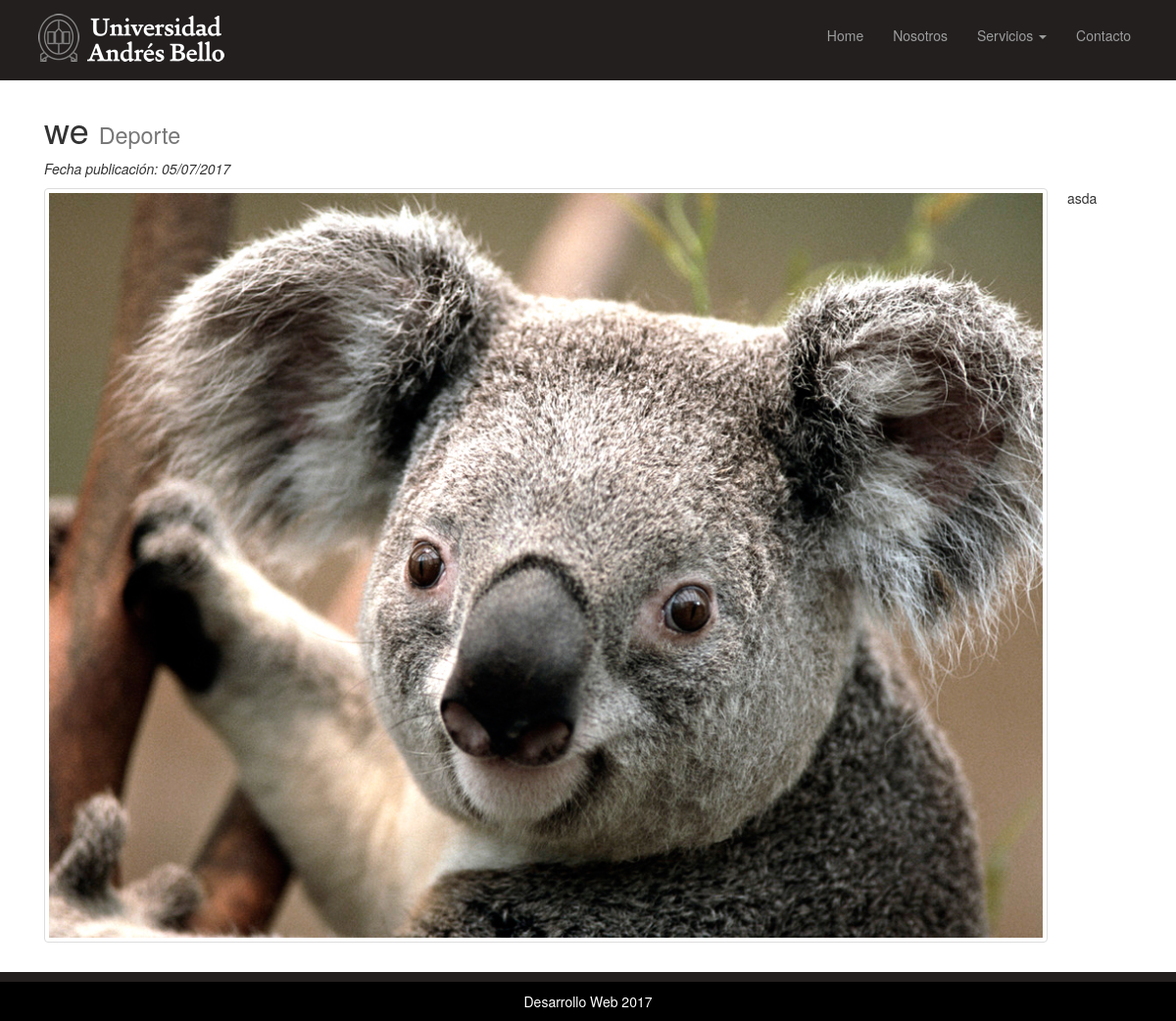
/noticia/12/, run on the app's committed database.
### portalNoti/models.py (models this page shows, shortened)
class Noticia(models.Model):
    titular = models.CharField(max_length=140)
    categoria = models.ForeignKey(Categoria)
    description = models.TextField()
    destacada = models.BooleanField(default=False)
    created = models.DateTimeField(auto_now_add=True)
    modified = models.DateTimeField(auto_now=True)
    imagen = models.ImageField(upload_to='photos')

class Categoria(models.Model):
    nombre = models.CharField(max_length=140)
    created = models.DateTimeField(auto_now_add=True)
    modified = models.DateTimeField(auto_now=True)
    def __str__(self):
        return self.nombre

### portalNoti/views.py (the view)
# urls.py: url(r'^noticia/(?P<pk>[0-9]+)/$', views.noticia_detalle, name = 'noticia_detalle'),
def noticia_detalle(request, pk):
    noticia = get_object_or_404(Noticia, pk=pk)
    template_name = 'portalNoti/noticia_detalle.html'
    return render(request, template_name, {'noticia': noticia})

### templates/portalNoti/noticia_detalle.html (shortened to what this page needs)
{% extends 'base.html' %}
{% load thumbnail %}
{% block content %}
  <section>
    <div class="container">
      <div class="col-lg-12">
        <h1> {{noticia.titular}} <small>{{noticia.categoria}}</small></h1>
        <p><em>Fecha publicación: {{noticia.created|date:"d/m/Y"}}</em></p>
        {% thumbnail noticia.imagen "200x200" crop="center" as im %}
          <img src="{{ im.url }}" width="{{ im.width }}" height="{{ im.height }}" class="img-responsive img-thumbnail pull-left img-margin-right">
        {% endthumbnail %}
        <p>{{noticia.description|linebreaks}} </p>
      </div>
    </div>
  </section>
{% endblock %}

### static/css/style.css (style rules this page uses)
.img-margin-right { margin-right: 20px; }

### data on the page
Noticia: titular "we", categoria "Deporte", created "05/07/2017", description "asda"
